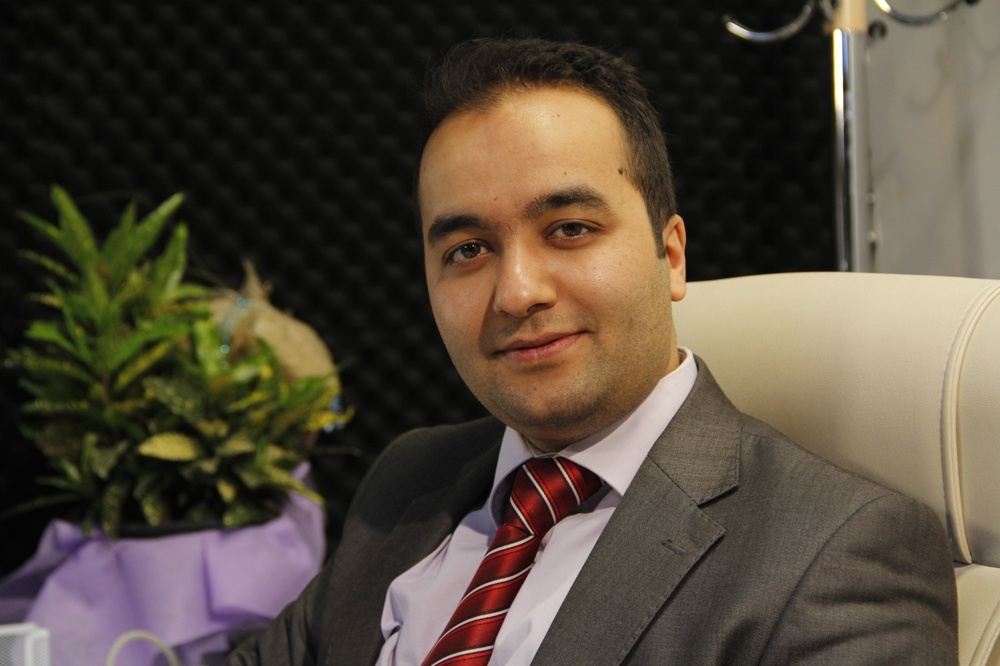
#> input picture OpenCV/face.jpeg, 1000 x 666 px, shrunk from 1600 x 1066 before the run
$ python facedetect-img.py
#> lines starting #> are read from the running program, lines starting #| are printed output that depends on the picture; after the words box and inside, x2 and y2 are one past the last pixel; in counts of white or black regions, pixels touching at a corner belong together
#> further down, image is the input picture: shape (666, 1000, 3); mean R, G, B 83.6, 73.1, 59.5
import cv2 as cv
import imageio

face_cascade = cv.CascadeClassifier('haarcascade-frontalface-default.xml')

# Fonksiyonumuzu belirleyelim
def detect(frame):
    gray = cv.cvtColor(frame, cv.COLOR_BGR2GRAY)
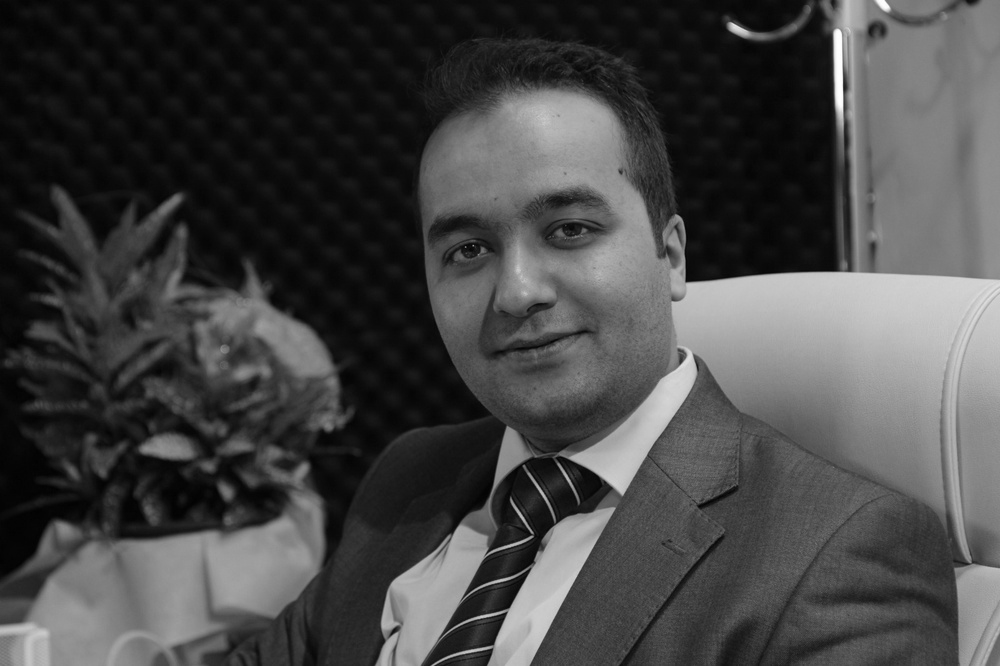
#> gray: shape (666, 1000); min 1, max 255, mean 70.1
    faces = face_cascade.detectMultiScale(gray, 1.3, 5)
#> faces = [[367, 113, 316, 316]]
    for (x, y, w, h) in faces:
        cv.rectangle(frame, (x, y), (x+w, y+h), (255, 0, 0), 2)
        roi_gray = gray[y:y+h, x:x+w]
        roi_color = frame[y:y+h, x:x+w]
#> this loop made 1 pass
#> pass 1, in detect, `roi_gray = gray[y:y+h, x:x+w]`:
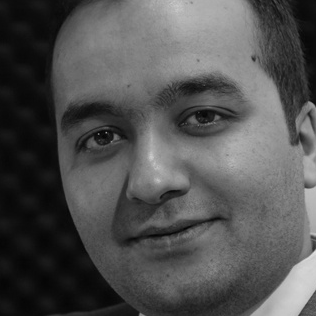
#> roi_gray: shape (316, 316); min 4, max 224, mean 81.7
#> pass 1, in detect, `roi_color = frame[y:y+h, x:x+w]`:
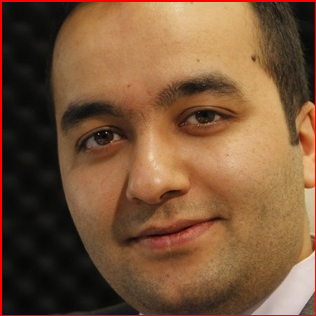
#> roi_color: shape (316, 316, 3); mean R, G, B 121.7, 85.6, 57
#> after the loop:
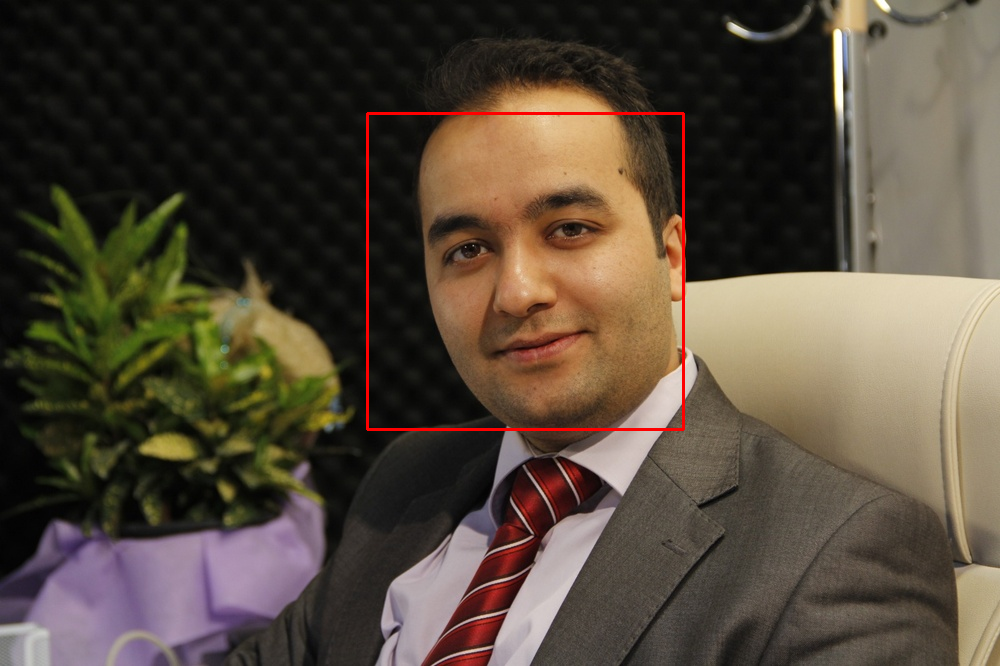
#> frame: shape (666, 1000, 3); 0.57% of pixels changed, all inside (x1, y1, x2, y2) = (366, 112, 685, 431)

    return frame

# Resmimizi okutup yazdırabiliriz
image = imageio.imread('face.jpeg')
image = detect(frame=image)
imageio.imwrite('output.jpg', image)
